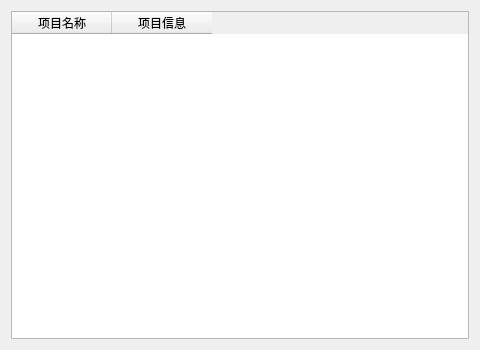
<?xml version="1.0" encoding="UTF-8"?>
<ui version="4.0">
 <class>AboutMachine</class>
 <widget class="QDialog" name="AboutMachine">
  <property name="geometry">
   <rect>
    <x>0</x>
    <y>0</y>
    <width>480</width>
    <height>350</height>
   </rect>
  </property>
  <property name="windowTitle">
   <string>Dialog</string>
  </property>
  <property name="windowIcon">
   <iconset resource="resources.qrc">
    <normaloff>:/n/res/aboutMachine.png</normaloff>:/n/res/aboutMachine.png</iconset>
  </property>
  <layout class="QHBoxLayout" name="horizontalLayout">
   <item>
    <widget class="QTableWidget" name="tableWidget">
     <column>
      <property name="text">
       <string>项目名称</string>
      </property>
     </column>
     <column>
      <property name="text">
       <string>项目信息</string>
      </property>
     </column>
    </widget>
   </item>
  </layout>
 </widget>
 <resources>
  <include location="resources.qrc"/>
 </resources>
 <connections/>
</ui>
